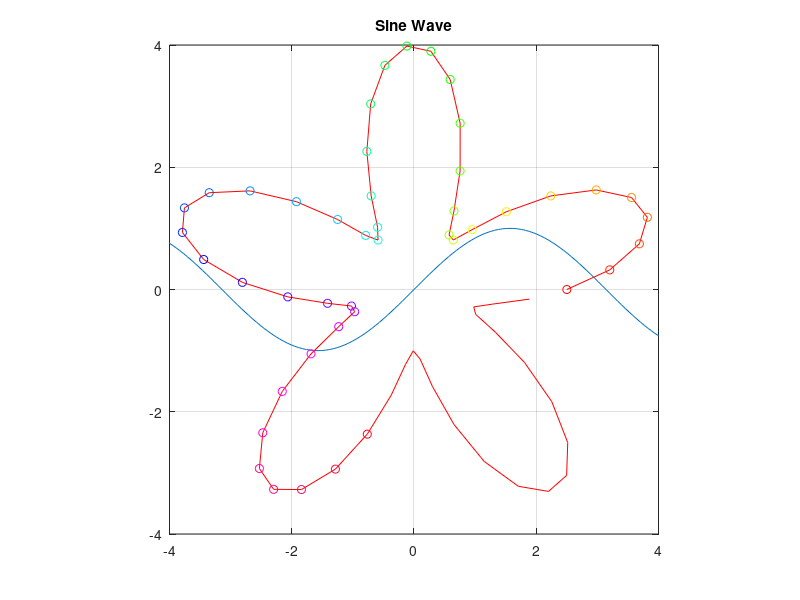

Write MATLAB code to recreate this figure. (Note: this script raises an error after producing the figure.)
%%% 'The Power of Playfulness' %%%

% Code to illustrate different aspects of playfulness 

% First we define a range of values 
x = -2*pi:pi/50:2*pi;

% Now we plot a graph of the sine wave
y = sin(x);
plot(x,y);
title('Sine Wave');

% Here we can illustrate the idea of creating patterns
grid on;
hold on;

% Setting up the code to produce a flower pattern 
t = 0 : 0.1 : 2*pi;
r = 1.5 * sin(5*t) + 2.5;
[x,y] = pol2cart(t,r);
plot(x,y,'r');

% We can also play around with the colour to give the 
% flower a more lifelike appearance 
colors = hsv(45);
for i = 1:45
    plot(x(i), y(i), 'o', 'Color', colors(i,:));
end
hold off;

% This is an example of how we can use playfulness to
% create an exciting visual experience. 
xlim([-4 4]);
ylim([-4 4]);
axis equal;

% We can also use playfulness to explore mathematical
% concepts. Here we will create a surface plot to
% illustrate a hyperboloid. 
syms x y z;
f = x^2 + y^2 - z^2 - 1;
[x,y] = meshgrid(-4:0.5:4);
z = sqrt(x.^2 + y.^2 + 1);

figure;
surf(x,y,z);
title('Hyperboloid');

% We can also use playfulness to explore other 
% types of data. Here we will create a scatter plot
% from a set of random values. 
figure;
randX = 10 * randn(100,1);
randY = 10 * randn(100,1);
scatter(randX,randY);
title('Random Data');

% Finally, we can use playfulness to explore the 
% possibilities of programming and automation. 
% Here we program a loop to draw a spiralling line. 
% First, we set up the plot and define the parameters 
figure;
ang = linspace(0,2*pi,1000);
x = linspace(0,10,1000);
y = linspace(0,10,1000);

% then we loop to draw the line
for i = 1:length(x)
    plot(x(1:i),y(1:i)*sin(ang(i)));   
    hold on;
    drawnow;
end
title('Spiralling Line');